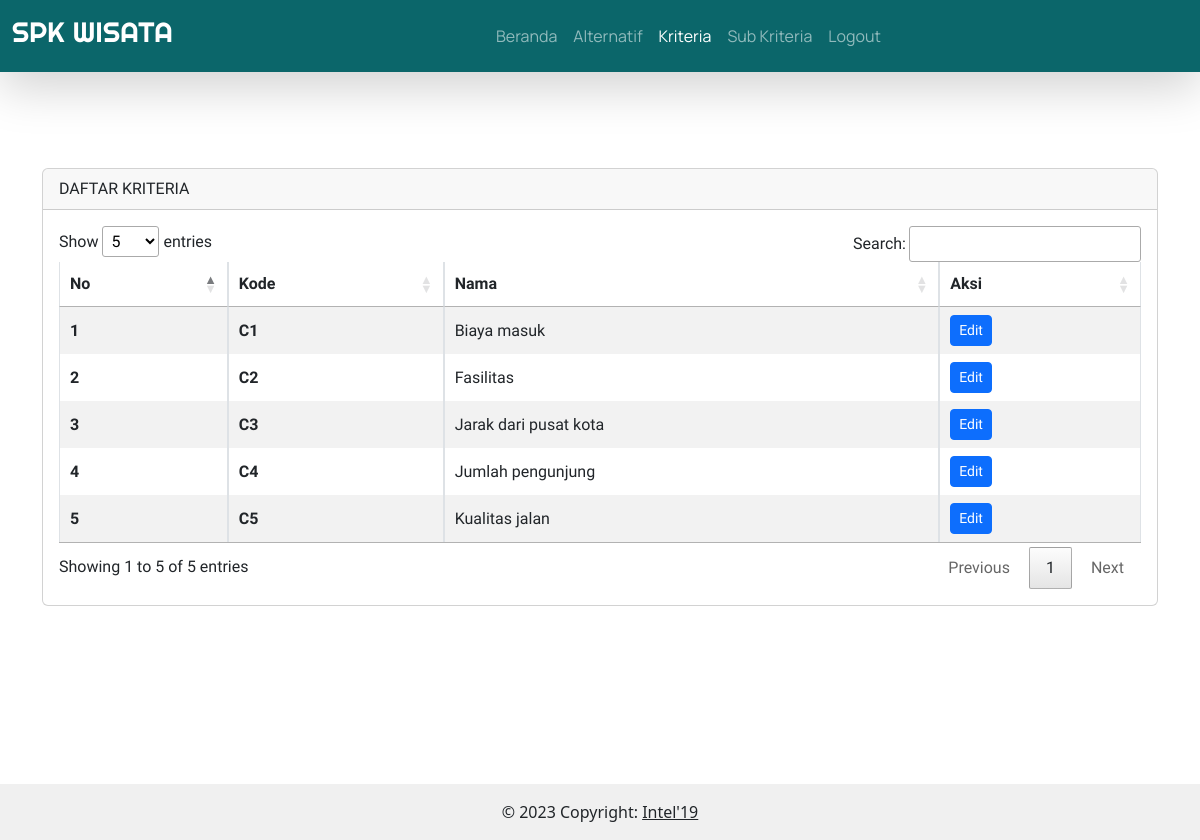
The page /admin/kriteria.php (signed in) on the database as committed earlier.
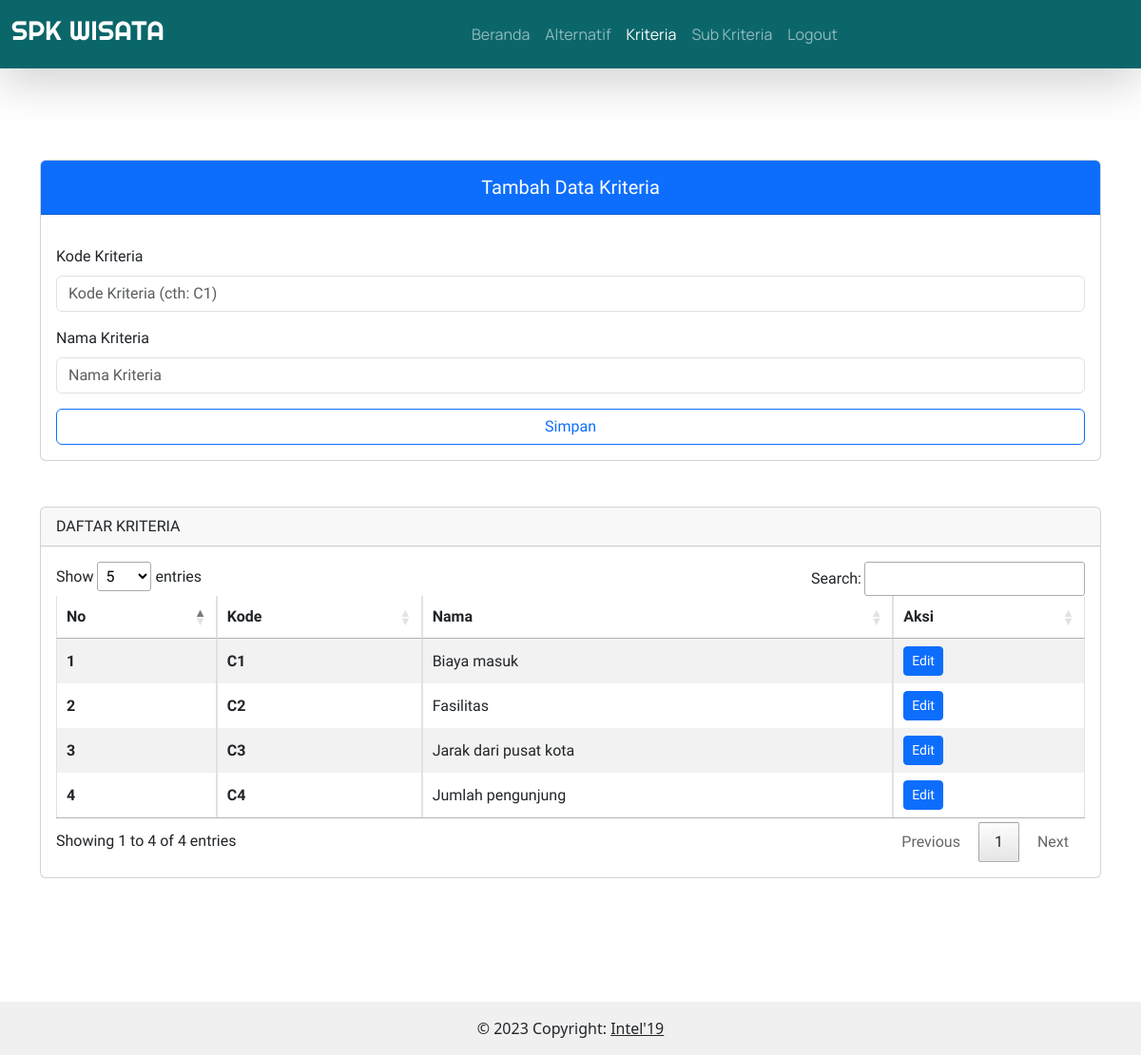
The same page on the database as committed later.
### tables this page shows
CREATE TABLE `kriteria` (
  `id_kriteria` char(2) NOT NULL,
  `nama_kriteria` varchar(25) NOT NULL
);

### config.php (called while the page is built, shortened)
<?php
function connectDatabase()
{
    $conn = new mysqli(DB_HOST, DB_USERNAME, DB_PASSWORD, DB_NAME);
    return $conn;
}
?>

### admin/classes/kriteria.php (called while the page is built, shortened)
<?php
require_once '../config.php';
class Kriteria{
    private $db;
    public function __construct()
    {
        $this->db = connectDatabase();
    }
    public function getKriteria()
    {
        return $this->db->query("SELECT * FROM `kriteria`");
    }
}
$Kriteria = new Kriteria();
?>

### admin/kriteria.php (the view, shortened to what this page needs)
<?php
require_once './header.php';
require_once './classes/kriteria.php';
$data_Kriteria = $Kriteria->getKriteria();
?>
<div class="container pt-5" style="font-family: 'Prompt', sans-serif; margin-bottom:130px;">
    <div class="row">
        <div class="d-xxl-flex">
            <?php if(mysqli_num_rows($data_Kriteria) < 5) :?>
            <div class="col-xxl-3 mb-xxl-3 mt-5">
                <div class="card">
                    <div class="card-header bg-primary">
                        <h5 class="text-center text-white pt-2 col-12">
                            Tambah Data Kriteria
                        </h5>
                    </div>
                    <form method="post" action="">
                        <div class="card-body">
                            <div class="mb-3 mt-3">
                                <label for="id_kriteria" class="form-label">Kode Kriteria</label>
                                <input class="form-control" maxlength="2" required name="id_kriteria" type="text"
                                    placeholder="Kode Kriteria (cth: C1)" aria-label="default input example">
                            </div>
                            <div class="mb-3 mt-3">
                                <label for="nama_kriteria" class="form-label">Nama Kriteria</label>
                                <input class="form-control" required name="nama_kriteria" type="text"
                                    placeholder="Nama Kriteria" aria-label="default input example">
                            </div>
                            <button type="submit" name="simpan" class="btn col-12 btn-outline-primary">
                                Simpan
                            </button>
                        </div>
                    </form>
                </div>
            </div>
            <?php endif;?>
            <div
                class="<?= mysqli_num_rows($data_Kriteria) < 5 ? "col-xxl-9 ms-xxl-2":"col-xxl-12 ms-xxl-2 mb-5"; ?> mt-5">
                <div class="card">
                    <div class="card-header">DAFTAR KRITERIA</div>
                    <div class="card-body">
                        <div class="table-responsive">
                            <table class="table table-striped table-bordered nowrap" style="width:100%" id="table">
                                <thead>
                                    <tr>
                                        <th scope="col">No</th>
                                        <th scope="col">Kode</th>
                                        <th scope="col">Nama</th>
                                        <th scope="col">Aksi</th>
                                    </tr>
                                </thead>
                                <tbody class="table-group-divider">
                                    <?php foreach ($data_Kriteria as $key => $kriteria):?>
                                    <tr>
                                        <th scope="row"><?=$key+1;?></th>
                                        <th scope="row"><?=$kriteria['id_kriteria'];?></th>
                                        <td><?=$kriteria['nama_kriteria'];?></td>
                                        <td>
                                            <button type="button" class="btn btn-sm btn-primary" data-bs-toggle="modal"
                                                data-bs-target="#edit<?=$kriteria['id_kriteria'];?>">
                                                Edit
                                            </button>
                                        </td>
                                    </tr>
                                    <?php endforeach;?>
                                </tbody>
                            </table>
                        </div>
                    </div>
                </div>
            </div>
        </div>
    </div>
    <?php foreach ($data_Kriteria as $kriteria):?>
</div>
<?php endforeach;?>
<?php
    require_once './footer.php';
?>

Rows that differ between the two databases and show on the page:
removed kriteria: id_kriteria "C5", nama_kriteria "Kualitas jalan"
Other text that changed with them:
text written by a page script: "Show entries Search: Showing 1 to 5 of 5 entries Previous 1 Next" → "Show entries Search: Showing 1 to 4 of 4 entries Previous 1 Next"
text now shown: "Tambah Data Kriteria Kode Kriteria Nama Kriteria Simpan"
